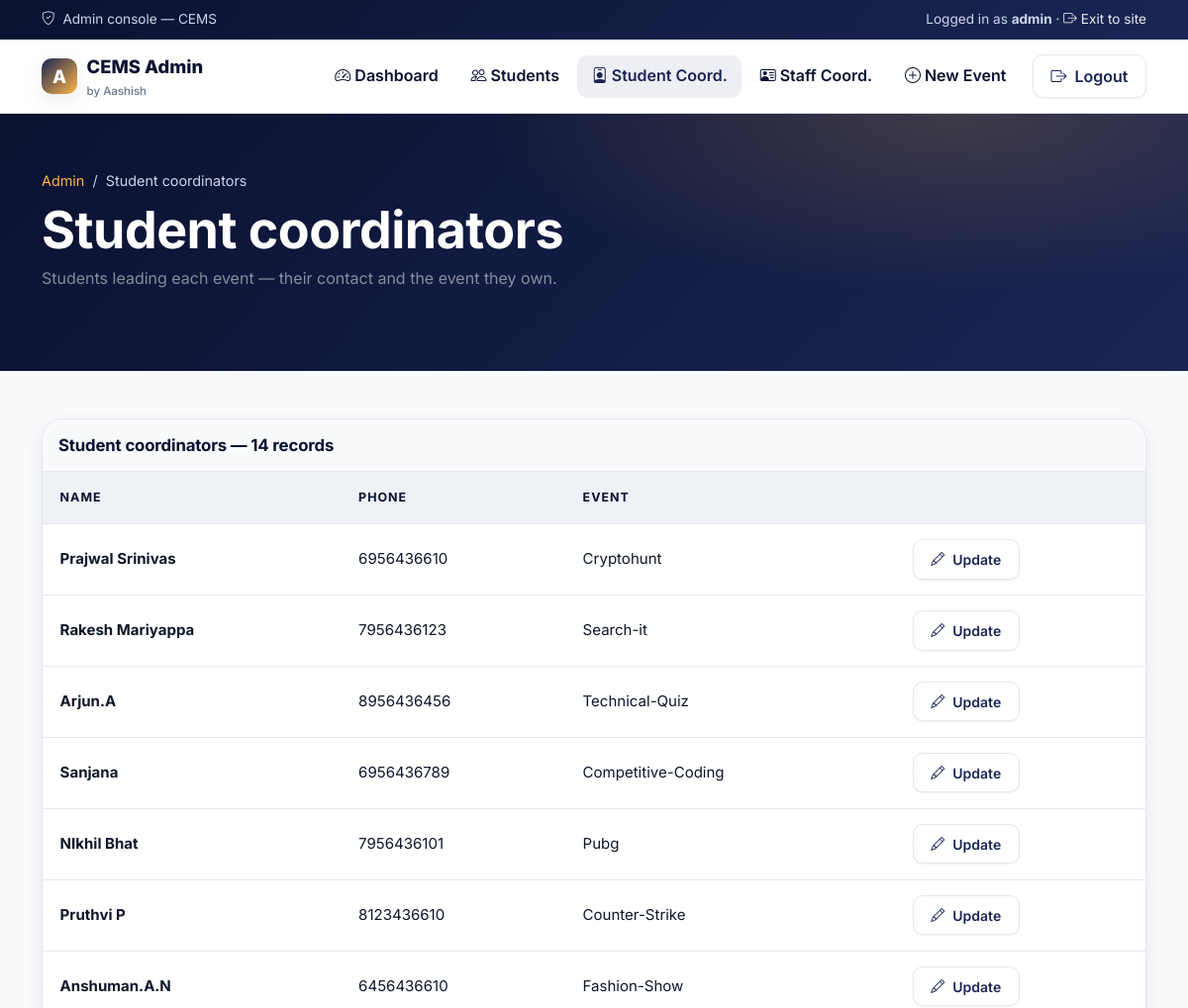
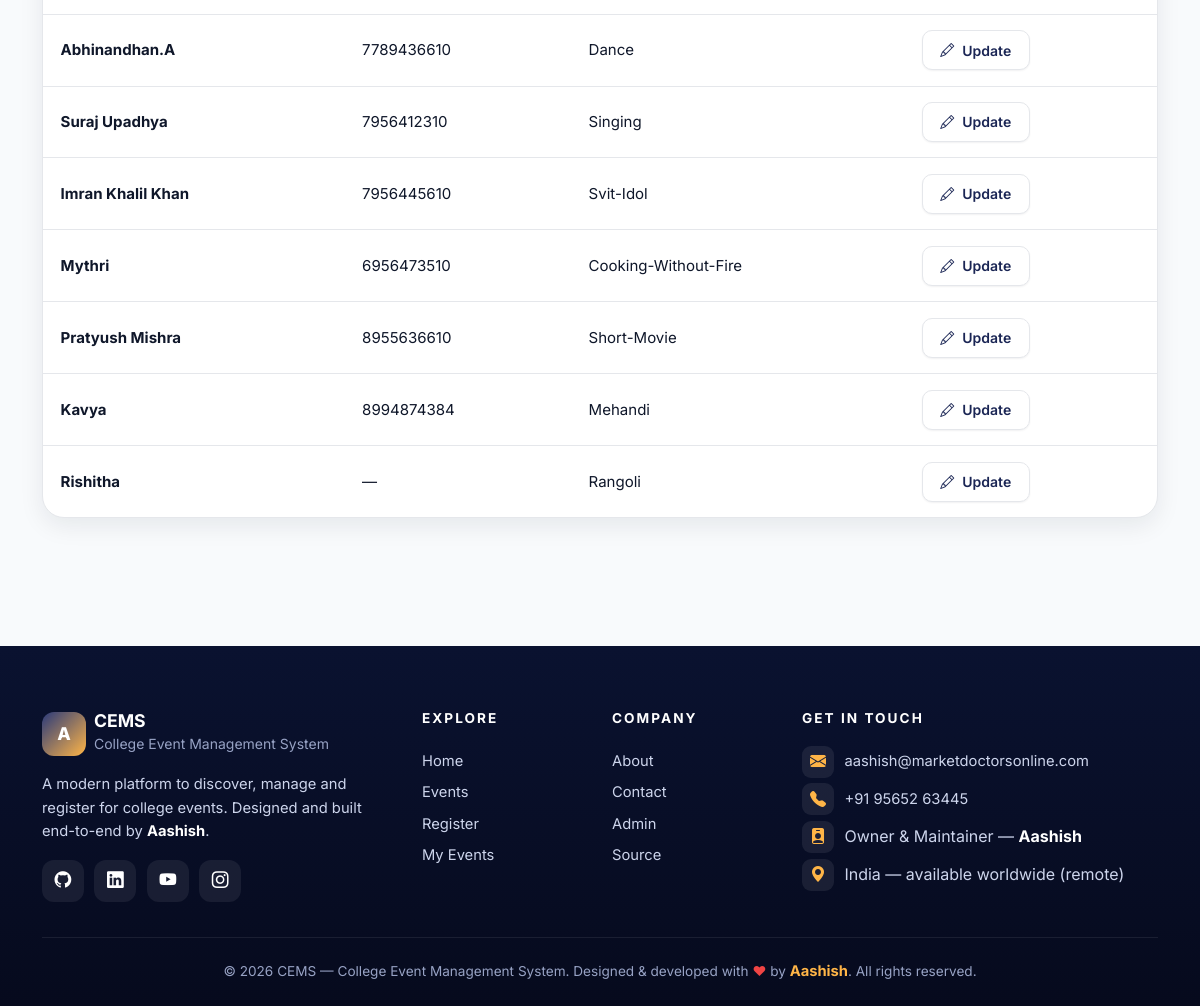
Screenshot of /Stu_cordinator.php with the database file from the repository (2 pictures, top to bottom).
### tables this page shows
CREATE TABLE `student_coordinator` (
  `sid` int(11) NOT NULL,
  `st_name` varchar(100) NOT NULL,
  `phone` varchar(10) DEFAULT NULL,
  `event_id` int(11) DEFAULT NULL
);

CREATE TABLE `events` (
  `event_id` int(11) NOT NULL,
  `event_title` varchar(50) NOT NULL,
  `event_price` int(11) DEFAULT NULL,
  `participents` int(100) DEFAULT 0,
  `img_link` text DEFAULT NULL,
  `type_id` int(11) DEFAULT NULL
);

### Stu_cordinator.php (the view, shortened to what this page needs)
<?php
include_once 'classes/db1.php';
$rows = [];
if (!$db_offline) {
    $result = @mysqli_query($conn, "SELECT * FROM student_coordinator s ,events e where e.event_id= s.event_id");
    if ($result) { while ($r = mysqli_fetch_array($result)) { $rows[] = $r; } }
}
?>
<!DOCTYPE html>
<html lang="en">
<head>
    <?php require 'utils/styles.php'; ?>
</head>
<body>
<?php require 'utils/adminHeader.php'; ?>
<section class="page-strip">
    <div class="container">
        <div class="crumbs"><a href="adminPage.php">Admin</a> &nbsp;/&nbsp; Student coordinators</div>
        <h1>Student coordinators</h1>
        <p class="text-white-50">Students leading each event &mdash; their contact and the event they own.</p>
    </div>
</section>
<section class="section pt-0">
    <div class="container">
        <div class="cems-table-wrap">
            <div class="p-3" style="border-bottom:1px solid var(--border);background:var(--surface-2);">
                <h3 class="m-0" style="font-size:1.05rem;">Student coordinators &mdash; <?php echo count($rows); ?> records</h3>
            </div>
            <?php if (!empty($rows)): ?>
            <div class="table-responsive">
                <table class="cems-table">
                    <thead><tr><th>Name</th><th>Phone</th><th>Event</th><th></th></tr></thead>
                    <tbody>
                    <?php foreach ($rows as $row): ?>
                        <tr>
                            <td><b><?php echo htmlspecialchars($row['st_name']); ?></b></td>
                            <td><?php echo htmlspecialchars($row['phone'] ?? '—'); ?></td>
                            <td><?php echo htmlspecialchars($row['event_title']); ?></td>
                            <td><a class="btn btn-cems-ghost btn-sm" href="updateStudent.php?id=<?php echo (int)$row['event_id']; ?>"><i class="bi bi-pencil"></i> Update</a></td>
                        </tr>
                    <?php endforeach; ?>
                    </tbody>
                </table>
            </div>
            <?php else: ?>
                <div class="p-4 text-center text-muted-2"><i class="bi bi-inbox fs-1 d-block mb-2"></i>No coordinators yet.</div>
            <?php endif; ?>
        </div>
    </div>
</section>
<?php require 'utils/footer.php'; ?>
</body>
</html>

### css/app.css (style rules this page uses)
:root { --brand-900: #0a1230; --brand-800: #111a40; --brand-700: #1a2554; --brand-600: #2a3a7a; --accent: #ffb547; --accent-2: #38d9a9; --danger: #ef4444; --success: #10b981; --text: #0f172a; --muted: #64748b; --surface: #ffffff; --surface-2: #f8fafc; --surface-3: #eef2f7; --border: #e5e7eb; --shadow-sm: 0 1px 2px rgba(15, 23, 42, .06); --shadow-md: 0 8px 24px rgba(15, 23, 42, .08); --shadow-lg: 0 20px 50px rgba(15, 23, 42, .12); --radius: 14px; --radius-lg: 22px; }
* { box-sizing: border-box; }
html, body { margin: 0; padding: 0; font-family: 'Inter', 'Segoe UI', system-ui, -apple-system, sans-serif; color: var(--text); background: var(--surface-2); line-height: 1.6; -webkit-font-smoothing: antialiased; }
a { color: var(--brand-700); text-decoration: none; transition: color .2s ease; }
h1, h2, h3, h4, h5, h6 { font-weight: 700; color: var(--brand-900); letter-spacing: -0.01em; margin-top: 0; }
h1 { font-size: clamp(2rem, 3vw + 1rem, 3.4rem); line-height: 1.1; }
h3 { font-size: 1.4rem; }
p { color: var(--muted); margin: 0 0 1rem; }
.btn-cems-ghost { background: #fff; color: var(--brand-700); border: 1px solid var(--border); box-shadow: var(--shadow-sm); padding: .55rem 1.1rem; border-radius: 10px; font-weight: 600; transition: all .2s ease; display: inline-flex; align-items: center; gap: .5rem; }
section.section { padding: 4rem 0; }
.cems-table-wrap { background: #fff; border-radius: var(--radius-lg); overflow: hidden; box-shadow: var(--shadow-md); border: 1px solid var(--border); }
.cems-table { width: 100%; border-collapse: collapse; }
.cems-table thead th { background: var(--surface-3); color: var(--brand-900); text-transform: uppercase; font-size: .78rem; letter-spacing: .08em; padding: 1rem 1.1rem; border-bottom: 1px solid var(--border); text-align: left; }
.cems-table tbody td { padding: .95rem 1.1rem; border-bottom: 1px solid var(--border); color: var(--text); font-size: .94rem; vertical-align: middle; }
.cems-table tbody tr:last-child td { border-bottom: none; }
.page-strip { background: linear-gradient(135deg, var(--brand-900), var(--brand-700)); color: #fff; padding: 3.5rem 0 4rem; margin-bottom: 3rem; position: relative; overflow: hidden; }
.page-strip::after { content: ""; position: absolute; inset: 0; background: radial-gradient(800px 300px at 80% 0, rgba(255,181,71,.18), transparent 60%); pointer-events: none; }
.page-strip h1 { color: #fff; }
.page-strip .crumbs { color: #cdd5ec; font-size: .9rem; margin-bottom: .6rem; }
.page-strip .crumbs a { color: var(--accent); }

### rows the page displays
student_coordinator: st_name "Prajwal Srinivas", phone "6956436610", event.event_title "Cryptohunt"
student_coordinator: st_name "Rakesh Mariyappa", phone "7956436123", event.event_title "Search-it"
student_coordinator: st_name "Arjun.A", phone "8956436456", event.event_title "Technical-Quiz"
student_coordinator: st_name "Sanjana", phone "6956436789", event.event_title "Competitive-Coding"
student_coordinator: st_name "NIkhil Bhat", phone "7956436101", event.event_title "Pubg"
student_coordinator: st_name "Pruthvi P", phone "8123436610", event.event_title "Counter-Strike"
student_coordinator: st_name "Anshuman.A.N", phone "6456436610", event.event_title "Fashion-Show"
student_coordinator: st_name "Abhinandhan.A", phone "7789436610", event.event_title "Dance"
student_coordinator: st_name "Suraj Upadhya", phone "7956412310", event.event_title "Singing"
student_coordinator: st_name "Imran Khalil Khan", phone "7956445610", event.event_title "Svit-Idol"
student_coordinator: st_name "Mythri", phone "6956473510", event.event_title "Cooking-Without-Fire"
student_coordinator: st_name "Pratyush Mishra", phone "8955636610", event.event_title "Short-Movie"
student_coordinator: st_name "Kavya", phone "8994874384", event.event_title "Mehandi"
student_coordinator: st_name "Rishitha", phone "—", event.event_title "Rangoli"

### other values shown
count($rows) "14"
